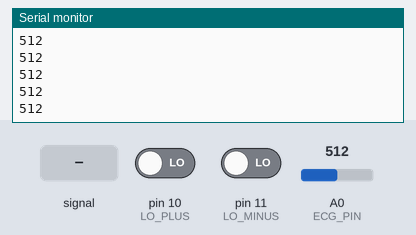
Recording of a sketch running on a simulated Arduino Mega 2560, built with avr-gcc and run on an emulated ATmega2560. On the bench: the last lines printed to the serial monitor. Inputs (shaded band) come from the test bench; at power-on: pin 10 (LO_PLUS) LOW, A0 (ECG_PIN) = 512, pin 11 (LO_MINUS) LOW.

Above: at 1.2 s.
1.3 s: pin 10 (LO_PLUS) driven HIGH
At 4.21 s:
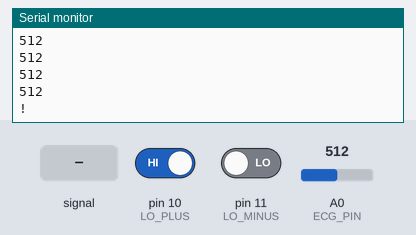
4.3 s: pin 10 (LO_PLUS) driven LOW
5.8 s: A0 (ECG_PIN) fed a 200 Hz sine of ±81 counts around its level
7.3 s: A0 (ECG_PIN) set to 716
At 7.41 s:
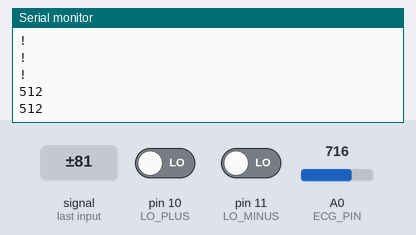
8.8 s: A0 (ECG_PIN) fed a 1000 Hz sine of ±255 counts around its level
10.3 s: A0 (ECG_PIN) set to 900
At 10.48 s:
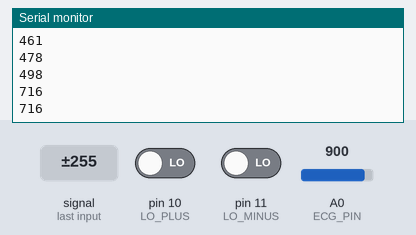
Timing chart, 0 to 12.8 s (numbered marks = the images above; inputs shaded):
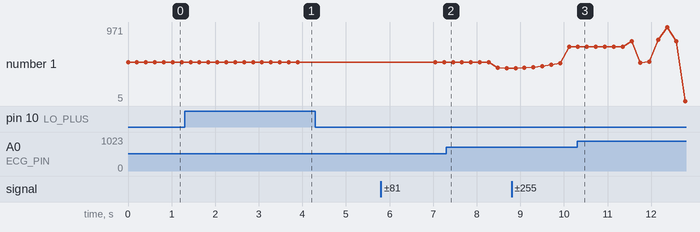

The sketch:

ecg_sender.ino
```cpp
// ============================================================
//  ecg_sender.ino — Lee el AD8232 y envía datos por Serial
//  Arduino Mega + Módulo AD8232
// ============================================================

// --- Pines del AD8232 ---
const int ECG_PIN    = A0;   // Salida analógica del AD8232
const int LO_PLUS    = 10;   // Lead-Off detection +
const int LO_MINUS   = 11;   // Lead-Off detection -

// --- Configuración ---
const int BAUD_RATE    = 115200;  // Debe coincidir con config.py
const int SAMPLE_DELAY = 2;       // ms entre muestras (~500 Hz)

void setup() {
  Serial.begin(BAUD_RATE);

  // Configurar pines de detección de electrodos
  pinMode(LO_PLUS,  INPUT);
  pinMode(LO_MINUS, INPUT);
}

void loop() {
  // Verificar si los electrodos están bien conectados
  if (digitalRead(LO_PLUS) == 1 || digitalRead(LO_MINUS) == 1) {
    // Electrodos desconectados — enviar valor nulo
    Serial.println("!");
  } else {
    // Leer señal ECG y enviarla
    int ecgValue = analogRead(ECG_PIN);
    Serial.println(ecgValue);
  }

  delay(SAMPLE_DELAY);
}
```

Measured:
- after the input at 1.3 s, the serial monitor: prints a new line after 2.8 s (image 1)
